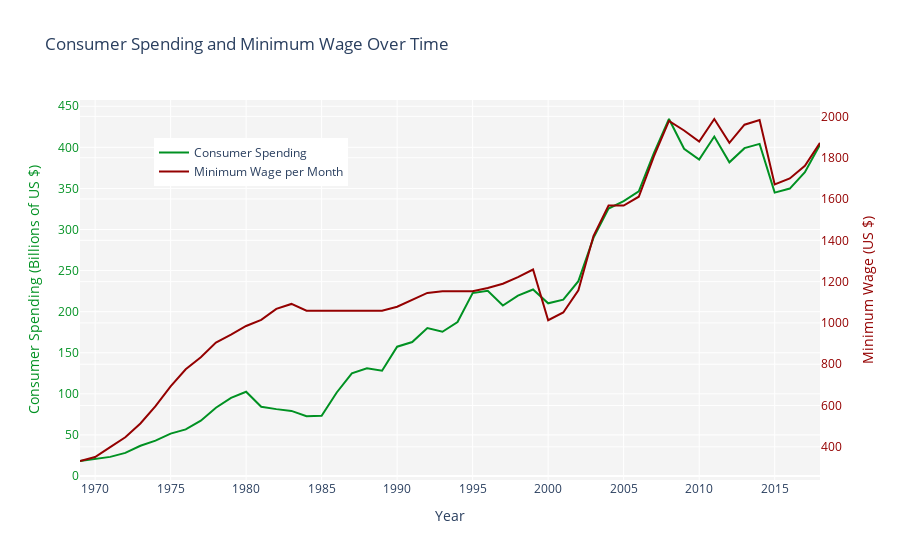

The cell this chart's notebook holds for it:
### Markdown cell above
## Consumer spending and Minimum wage in the Netherlands
The plot below presents the trends in consumer spending and minimum wage over several decades. The blue line represents consumer spending in billions of US dollars, while the red line shows the minimum wage per month in US dollars. This visualization aims to explore the potential correlation between the minimum wage and consumer spending patterns over time.

### Code cell
import pandas as pd
import plotly.graph_objects as go
import plotly.express as px

# Exchange rates from euros to dollars for each corresponding year. Source : https://www.macrotrends.net/2548/euro-dollar-exchange-rate-historical-chart
exchange_rates = {
    1969: 1.1747, 1970: 1.1747, 1971: 1.1747, 1972: 1.1747, 1973: 1.1747, 1974: 1.1747, 1975: 1.1747,
    1976: 1.1747, 1977: 1.1747, 1978: 1.1747, 1979: 1.1747, 1980: 1.1747, 1981: 1.1747, 1982: 1.1747,
    1983: 1.1747, 1984: 1.1747, 1985: 1.1747, 1986: 1.1747, 1987: 1.1747, 1988: 1.1747, 1989: 1.1747,
    1990: 1.1747, 1991: 1.1747, 1992: 1.1747, 1993: 1.1747, 1994: 1.1747, 1995: 1.1747, 1996: 1.1747,
    1997: 1.1747, 1998: 1.1747, 1999: 1.1747, 2000: 0.92, 2001: 0.90, 2002: 0.95, 2003: 1.13, 2004: 1.24,
    2005: 1.24, 2006: 1.26, 2007: 1.38, 2008: 1.47, 2009: 1.39, 2010: 1.33, 2011: 1.39, 2012: 1.29,
    2013: 1.33, 2014: 1.33, 2015: 1.11, 2016: 1.11, 2017: 1.13, 2018: 1.18
}

def convert_euro_to_dollar(year, amount_euro):
    return amount_euro * exchange_rates.get(year, 1)

def plot_consumer_spending_and_minimum_wage():
    minimum_wage_df = pd.read_csv("minimum_wage_data.csv")
    consumer_spending_df = pd.read_csv("netherlands-consumer-spending.csv")

    consumer_spending_df['year'] = consumer_spending_df['year'].str[:4]
    minimum_wage_df['year'] = minimum_wage_df['year'].astype(int)
    consumer_spending_df['year'] = consumer_spending_df['year'].astype(int)

    minimum_wage_df['minimum wage per month (dollar)'] = minimum_wage_df.apply(
        lambda row: convert_euro_to_dollar(row['year'], row['minimum wage per month (euro)']), axis=1
    )

    merged_df = pd.merge(consumer_spending_df, minimum_wage_df, on='year')

    fig = go.Figure()

    fig.add_trace(go.Scatter(x=merged_df['year'], y=merged_df[' Billions of US $'],
                             mode='lines', name='Consumer Spending',
                             line=dict(color='#009122', width=2),
                             yaxis='y1'))

    fig.add_trace(go.Scatter(x=merged_df['year'], y=merged_df['minimum wage per month (dollar)'],
                             mode='lines', name='Minimum Wage per Month',
                             line=dict(color='#940000', width=2),
                             yaxis='y2'))

    fig.update_layout(
        title='Consumer Spending and Minimum Wage Over Time',
        xaxis_title='Year',
        yaxis=dict(
            title='Consumer Spending (Billions of US $)',
            titlefont=dict(color='#009122'),
            tickfont=dict(color='#009122')
        ),
        yaxis2=dict(
            title='Minimum Wage (US $)',
            titlefont=dict(color='#940000'),
            tickfont=dict(color='#940000'),
            overlaying='y',
            side='right'        ),
        legend=dict(x=0.1, y=0.9),
        height=600,
        plot_bgcolor='#f4f4f4'

    )

    fig.show()

plot_consumer_spending_and_minimum_wage()

### Figure 1 — Plotly figure (JSON) as saved in the notebook; plotly's stock layout.template omitted (floating-point values rounded to 4 significant figures)
{"data": [{"line": {"color": "#009122", "width": 2}, "mode": "lines", "name": "Consumer Spending", "type": "scatter", "x": [1969, 1970, 1971, 1972, 1973, 1974, 1975, 1976, 1977, 1978, 1979, 1980, 1981, 1982, 1983, 1984, 1985, 1986, 1987, 1988, 1989, 1990, 1991, 1992, 1993, 1994, 1995, 1996, 1997, 1998, 1999, 2000, 2001, 2002, 2003, 2004, 2005, 2006, 2007, 2008, 2009, 2010, 2011, 2012, 2013, 2014, 2015, 2016, 2017, 2018], "y": [18.21, 20.36, 23.21, 28.05, 36.75, 43.0, 51.56, 56.66, 67.3, 83.11, 95.15, 102.5, 84.15, 81.37, 79.21, 72.82, 73.33, 101.6, 124.9, 131.0, 128.1, 157.4, 163.1, 180.0, 175.6, 187.3, 222.6, 225.3, 207.5, 219.4, 227.0, 210.1, 214.6, 237.1, 289.8, 325.4, 334.5, 346.4, 393.1, 434.5, 398.3, 385.1, 413.2, 381.8, 399.0, 404.2, 344.9, 349.8, 369.7, 403.4], "yaxis": "y"}, {"line": {"color": "#940000", "width": 2}, "mode": "lines", "name": "Minimum Wage per Month", "type": "scatter", "x": [1969, 1970, 1971, 1972, 1973, 1974, 1975, 1976, 1977, 1978, 1979, 1980, 1981, 1982, 1983, 1984, 1985, 1986, 1987, 1988, 1989, 1990, 1991, 1992, 1993, 1994, 1995, 1996, 1997, 1998, 1999, 2000, 2001, 2002, 2003, 2004, 2005, 2006, 2007, 2008, 2009, 2010, 2011, 2012, 2013, 2014, 2015, 2016, 2017, 2018], "y": [331.4, 350.5, 398.3, 446.3, 513.1, 597.0, 692.6, 775.8, 834.0, 905.0, 943.8, 985.4, 1015.0, 1068.0, 1092.0, 1060.0, 1060.0, 1060.0, 1060.0, 1060.0, 1060.0, 1078.0, 1111.0, 1145.0, 1153.0, 1153.0, 1153.0, 1169.0, 1190.0, 1222.0, 1258.0, 1013.0, 1051.0, 1158.0, 1420.0, 1568.0, 1568.0, 1611.0, 1806.0, 1978.0, 1932.0, 1878.0, 1987.0, 1872.0, 1960.0, 1982.0, 1670.0, 1699.0, 1761.0, 1872.0], "yaxis": "y2"}], "layout": {"autosize": true, "legend": {"x": 0.1, "y": 0.9}, "plot_bgcolor": "#f4f4f4", "title": {"text": "Consumer Spending and Minimum Wage Over Time"}, "xaxis": {"autorange": true, "range": [1969, 2018], "title": {"text": "Year"}, "type": "linear"}, "yaxis": {"autorange": true, "range": [-4.915, 457.6], "tickfont": {"color": "#009122"}, "title": {"font": {"color": "#009122"}, "text": "Consumer Spending (Billions of US $)"}, "type": "linear"}, "yaxis2": {"autorange": true, "overlaying": "y", "range": [239.4, 2079.0], "side": "right", "tickfont": {"color": "#940000"}, "title": {"font": {"color": "#940000"}, "text": "Minimum Wage (US $)"}, "type": "linear"}}}
